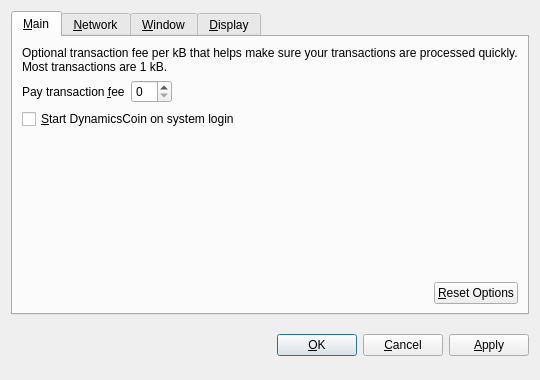
<?xml version="1.0" encoding="UTF-8"?>
<ui version="4.0">
 <class>OptionsDialog</class>
 <widget class="QDialog" name="OptionsDialog">
  <property name="geometry">
   <rect>
    <x>0</x>
    <y>0</y>
    <width>540</width>
    <height>380</height>
   </rect>
  </property>
  <property name="windowTitle">
   <string>Options</string>
  </property>
  <property name="modal">
   <bool>true</bool>
  </property>
  <layout class="QVBoxLayout" name="verticalLayout">
   <item>
    <widget class="QTabWidget" name="tabWidget">
     <property name="tabPosition">
      <enum>QTabWidget::North</enum>
     </property>
     <property name="currentIndex">
      <number>0</number>
     </property>
     <widget class="QWidget" name="tabMain">
      <attribute name="title">
       <string>&amp;Main</string>
      </attribute>
      <layout class="QVBoxLayout" name="verticalLayout_Main">
       <item>
        <widget class="QLabel" name="transactionFeeInfoLabel">
         <property name="text">
          <string>Optional transaction fee per kB that helps make sure your transactions are processed quickly. Most transactions are 1 kB.</string>
         </property>
         <property name="textFormat">
          <enum>Qt::PlainText</enum>
         </property>
         <property name="wordWrap">
          <bool>true</bool>
         </property>
        </widget>
       </item>
       <item>
        <layout class="QHBoxLayout" name="horizontalLayout_1_Main">
         <item>
          <widget class="QLabel" name="transactionFeeLabel">
           <property name="text">
            <string>Pay transaction &amp;fee</string>
           </property>
           <property name="textFormat">
            <enum>Qt::PlainText</enum>
           </property>
           <property name="buddy">
            <cstring>transactionFee</cstring>
           </property>
          </widget>
         </item>
         <item>
          <widget class="BitcoinAmountField" name="transactionFee"/>
         </item>
         <item>
          <spacer name="horizontalSpacer_1_Main">
           <property name="orientation">
            <enum>Qt::Horizontal</enum>
           </property>
           <property name="sizeHint" stdset="0">
            <size>
             <width>40</width>
             <height>20</height>
            </size>
           </property>
          </spacer>
         </item>
        </layout>
       </item>
       <item>
        <widget class="QCheckBox" name="bitcoinAtStartup">
         <property name="toolTip">
          <string>Automatically start DynamicsCoin after logging in to the system.</string>
         </property>
         <property name="text">
          <string>&amp;Start DynamicsCoin on system login</string>
         </property>
        </widget>
       </item>
       <item>
        <spacer name="verticalSpacer_Main">
         <property name="orientation">
          <enum>Qt::Vertical</enum>
         </property>
         <property name="sizeHint" stdset="0">
          <size>
           <width>20</width>
           <height>40</height>
          </size>
         </property>
        </spacer>
       </item>
       <item>
        <layout class="QHBoxLayout" name="horizontalLayout_2_Main">
         <item>
          <spacer name="horizontalSpacer_2_Main">
           <property name="orientation">
            <enum>Qt::Horizontal</enum>
           </property>
           <property name="sizeHint" stdset="0">
            <size>
             <width>40</width>
             <height>20</height>
            </size>
           </property>
          </spacer>
         </item>
         <item>
          <widget class="QPushButton" name="resetButton">
           <property name="toolTip">
            <string>Reset all client options to default.</string>
           </property>
           <property name="text">
            <string>&amp;Reset Options</string>
           </property>
           <property name="autoDefault">
            <bool>false</bool>
           </property>
          </widget>
         </item>
        </layout>
       </item>
      </layout>
     </widget>
     <widget class="QWidget" name="tabNetwork">
      <attribute name="title">
       <string>&amp;Network</string>
      </attribute>
      <layout class="QVBoxLayout" name="verticalLayout_Network">
       <item>
        <widget class="QCheckBox" name="mapPortUpnp">
         <property name="toolTip">
          <string>Automatically open the DynamicsCoin client port on the router. This only works when your router supports UPnP and it is enabled.</string>
         </property>
         <property name="text">
          <string>Map port using &amp;UPnP</string>
         </property>
        </widget>
       </item>
       <item>
        <widget class="QCheckBox" name="connectSocks">
         <property name="toolTip">
          <string>Connect to the DynamicsCoin network through a SOCKS proxy (e.g. when connecting through Tor).</string>
         </property>
         <property name="text">
          <string>&amp;Connect through SOCKS proxy:</string>
         </property>
        </widget>
       </item>
       <item>
        <layout class="QHBoxLayout" name="horizontalLayout_Network">
         <item>
          <widget class="QLabel" name="proxyIpLabel">
           <property name="text">
            <string>Proxy &amp;IP:</string>
           </property>
           <property name="textFormat">
            <enum>Qt::PlainText</enum>
           </property>
           <property name="buddy">
            <cstring>proxyIp</cstring>
           </property>
          </widget>
         </item>
         <item>
          <widget class="QValidatedLineEdit" name="proxyIp">
           <property name="maximumSize">
            <size>
             <width>140</width>
             <height>16777215</height>
            </size>
           </property>
           <property name="toolTip">
            <string>IP address of the proxy (e.g. 127.0.0.1)</string>
           </property>
          </widget>
         </item>
         <item>
          <widget class="QLabel" name="proxyPortLabel">
           <property name="text">
            <string>&amp;Port:</string>
           </property>
           <property name="textFormat">
            <enum>Qt::PlainText</enum>
           </property>
           <property name="buddy">
            <cstring>proxyPort</cstring>
           </property>
          </widget>
         </item>
         <item>
          <widget class="QLineEdit" name="proxyPort">
           <property name="maximumSize">
            <size>
             <width>55</width>
             <height>16777215</height>
            </size>
           </property>
           <property name="toolTip">
            <string>Port of the proxy (e.g. 9050)</string>
           </property>
          </widget>
         </item>
         <item>
          <widget class="QLabel" name="socksVersionLabel">
           <property name="text">
            <string>SOCKS &amp;Version:</string>
           </property>
           <property name="textFormat">
            <enum>Qt::PlainText</enum>
           </property>
           <property name="buddy">
            <cstring>socksVersion</cstring>
           </property>
          </widget>
         </item>
         <item>
          <widget class="QValueComboBox" name="socksVersion">
           <property name="toolTip">
            <string>SOCKS version of the proxy (e.g. 5)</string>
           </property>
          </widget>
         </item>
         <item>
          <spacer name="horizontalSpacer_Network">
           <property name="orientation">
            <enum>Qt::Horizontal</enum>
           </property>
           <property name="sizeHint" stdset="0">
            <size>
             <width>40</width>
             <height>20</height>
            </size>
           </property>
          </spacer>
         </item>
        </layout>
       </item>
       <item>
        <spacer name="verticalSpacer_Network">
         <property name="orientation">
          <enum>Qt::Vertical</enum>
         </property>
         <property name="sizeHint" stdset="0">
          <size>
           <width>20</width>
           <height>40</height>
          </size>
         </property>
        </spacer>
       </item>
      </layout>
     </widget>
     <widget class="QWidget" name="tabWindow">
      <attribute name="title">
       <string>&amp;Window</string>
      </attribute>
      <layout class="QVBoxLayout" name="verticalLayout_Window">
       <item>
        <widget class="QCheckBox" name="minimizeToTray">
         <property name="toolTip">
          <string>Show only a tray icon after minimizing the window.</string>
         </property>
         <property name="text">
          <string>&amp;Minimize to the tray instead of the taskbar</string>
         </property>
        </widget>
       </item>
       <item>
        <widget class="QCheckBox" name="minimizeOnClose">
         <property name="toolTip">
          <string>Minimize instead of exit the application when the window is closed. When this option is enabled, the application will be closed only after selecting Quit in the menu.</string>
         </property>
         <property name="text">
          <string>M&amp;inimize on close</string>
         </property>
        </widget>
       </item>
       <item>
        <spacer name="verticalSpacer_Window">
         <property name="orientation">
          <enum>Qt::Vertical</enum>
         </property>
         <property name="sizeHint" stdset="0">
          <size>
           <width>20</width>
           <height>40</height>
          </size>
         </property>
        </spacer>
       </item>
      </layout>
     </widget>
     <widget class="QWidget" name="tabDisplay">
      <attribute name="title">
       <string>&amp;Display</string>
      </attribute>
      <layout class="QVBoxLayout" name="verticalLayout_Display">
       <item>
        <layout class="QHBoxLayout" name="horizontalLayout_1_Display">
         <item>
          <widget class="QLabel" name="langLabel">
           <property name="text">
            <string>User Interface &amp;language:</string>
           </property>
           <property name="textFormat">
            <enum>Qt::PlainText</enum>
           </property>
           <property name="buddy">
            <cstring>lang</cstring>
           </property>
          </widget>
         </item>
         <item>
          <widget class="QValueComboBox" name="lang">
           <property name="toolTip">
            <string>The user interface language can be set here. This setting will take effect after restarting DynamicsCoin.</string>
           </property>
          </widget>
         </item>
        </layout>
       </item>
       <item>
        <layout class="QHBoxLayout" name="horizontalLayout_2_Display">
         <item>
          <widget class="QLabel" name="unitLabel">
           <property name="text">
            <string>&amp;Unit to show amounts in:</string>
           </property>
           <property name="textFormat">
            <enum>Qt::PlainText</enum>
           </property>
           <property name="buddy">
            <cstring>unit</cstring>
           </property>
          </widget>
         </item>
         <item>
          <widget class="QValueComboBox" name="unit">
           <property name="toolTip">
            <string>Choose the default subdivision unit to show in the interface and when sending coins.</string>
           </property>
          </widget>
         </item>
        </layout>
       </item>
       <item>
        <widget class="QCheckBox" name="displayAddresses">
         <property name="toolTip">
          <string>Whether to show DynamicsCoin addresses in the transaction list or not.</string>
         </property>
         <property name="text">
          <string>&amp;Display addresses in transaction list</string>
         </property>
        </widget>
       </item>
       <item>
        <widget class="QCheckBox" name="coinControlFeatures">
         <property name="toolTip">
          <string>Whether to show coin control features or not.</string>
         </property>
         <property name="text">
          <string>Display coin &amp;control features (experts only!)</string>
         </property>
        </widget>
       </item>
       <item>
        <spacer name="verticalSpacer_Display">
         <property name="orientation">
          <enum>Qt::Vertical</enum>
         </property>
         <property name="sizeHint" stdset="0">
          <size>
           <width>20</width>
           <height>40</height>
          </size>
         </property>
        </spacer>
       </item>
      </layout>
     </widget>
    </widget>
   </item>
   <item>
    <layout class="QHBoxLayout" name="horizontalLayout_Buttons">
     <item>
      <spacer name="horizontalSpacer_1">
       <property name="orientation">
        <enum>Qt::Horizontal</enum>
       </property>
       <property name="sizeHint" stdset="0">
        <size>
         <width>40</width>
         <height>48</height>
        </size>
       </property>
      </spacer>
     </item>
     <item>
      <widget class="QLabel" name="statusLabel">
       <property name="font">
        <font>
         <weight>75</weight>
         <bold>true</bold>
        </font>
       </property>
       <property name="text">
        <string/>
       </property>
       <property name="textFormat">
        <enum>Qt::PlainText</enum>
       </property>
       <property name="wordWrap">
        <bool>true</bool>
       </property>
      </widget>
     </item>
     <item>
      <spacer name="horizontalSpacer_2">
       <property name="orientation">
        <enum>Qt::Horizontal</enum>
       </property>
       <property name="sizeHint" stdset="0">
        <size>
         <width>40</width>
         <height>48</height>
        </size>
       </property>
      </spacer>
     </item>
     <item>
      <widget class="QPushButton" name="okButton">
       <property name="text">
        <string>&amp;OK</string>
       </property>
      </widget>
     </item>
     <item>
      <widget class="QPushButton" name="cancelButton">
       <property name="text">
        <string>&amp;Cancel</string>
       </property>
       <property name="autoDefault">
        <bool>false</bool>
       </property>
      </widget>
     </item>
     <item>
      <widget class="QPushButton" name="applyButton">
       <property name="text">
        <string>&amp;Apply</string>
       </property>
       <property name="autoDefault">
        <bool>false</bool>
       </property>
      </widget>
     </item>
    </layout>
   </item>
  </layout>
 </widget>
 <customwidgets>
  <customwidget>
   <class>BitcoinAmountField</class>
   <extends>QSpinBox</extends>
   <header>bitcoinamountfield.h</header>
  </customwidget>
  <customwidget>
   <class>QValueComboBox</class>
   <extends>QComboBox</extends>
   <header>qvaluecombobox.h</header>
  </customwidget>
  <customwidget>
   <class>QValidatedLineEdit</class>
   <extends>QLineEdit</extends>
   <header>qvalidatedlineedit.h</header>
  </customwidget>
 </customwidgets>
 <resources/>
 <connections/>
</ui>
